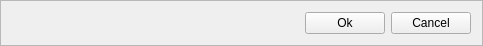
<?xml version="1.0" encoding="UTF-8"?>
<ui version="4.0">
 <class>ButtonsFrame</class>
 <widget class="QFrame" name="ButtonsFrame">
  <property name="geometry">
   <rect>
    <x>0</x>
    <y>0</y>
    <width>483</width>
    <height>45</height>
   </rect>
  </property>
  <property name="sizePolicy">
   <sizepolicy hsizetype="Minimum" vsizetype="Minimum">
    <horstretch>0</horstretch>
    <verstretch>0</verstretch>
   </sizepolicy>
  </property>
  <property name="windowTitle">
   <string>Frame</string>
  </property>
  <property name="frameShape">
   <enum>QFrame::StyledPanel</enum>
  </property>
  <property name="frameShadow">
   <enum>QFrame::Raised</enum>
  </property>
  <layout class="QHBoxLayout" name="horizontalLayout">
   <item>
    <widget class="QLabel" name="lblErrorMsg">
     <property name="styleSheet">
      <string notr="true"/>
     </property>
     <property name="text">
      <string/>
     </property>
    </widget>
   </item>
   <item>
    <widget class="QPushButton" name="ptnOk">
     <property name="sizePolicy">
      <sizepolicy hsizetype="Fixed" vsizetype="Fixed">
       <horstretch>0</horstretch>
       <verstretch>0</verstretch>
      </sizepolicy>
     </property>
     <property name="text">
      <string>Ok</string>
     </property>
    </widget>
   </item>
   <item>
    <widget class="QPushButton" name="btnCancel">
     <property name="sizePolicy">
      <sizepolicy hsizetype="Fixed" vsizetype="Fixed">
       <horstretch>0</horstretch>
       <verstretch>0</verstretch>
      </sizepolicy>
     </property>
     <property name="text">
      <string>Cancel</string>
     </property>
    </widget>
   </item>
  </layout>
 </widget>
 <resources/>
 <connections/>
</ui>
